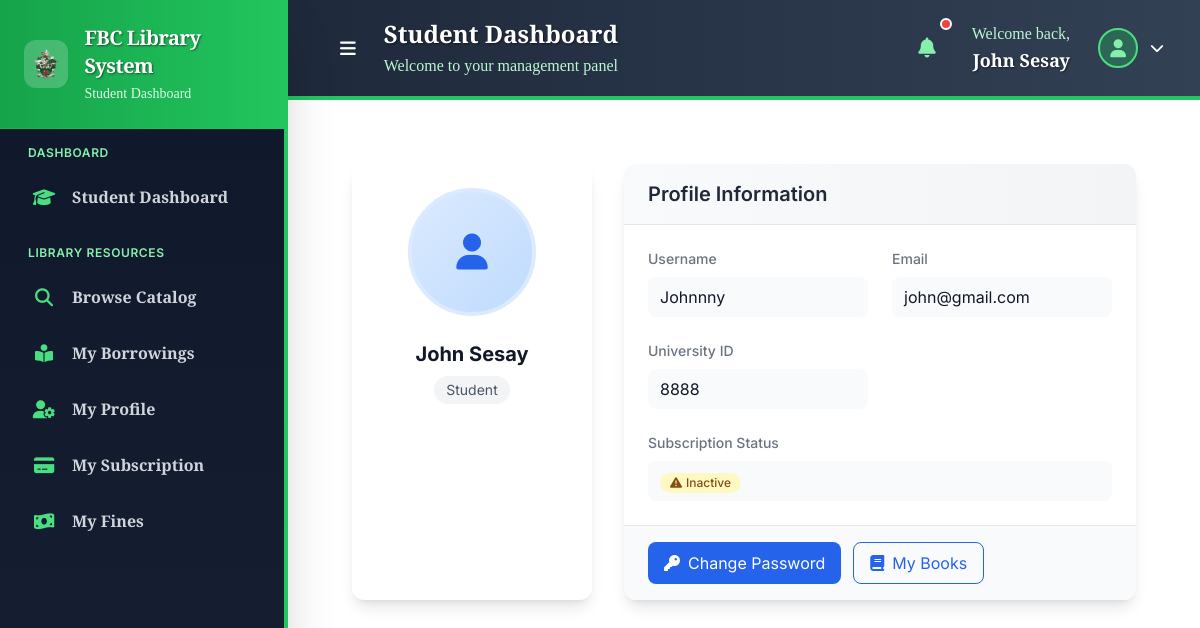
/users/profile/ (signed in), run on the app's committed database.
### fbc_users/system_settings.py (models this page shows, shortened)
class SystemSettings(models.Model):
    system_name = models.CharField(max_length=100, default="FBC Library System", help_text="Name of the library system")
    primary_color = models.CharField(max_length=7, default="#00843D", help_text="Hex code for FBC Green or chosen primary color.")
    sidebar_color = models.CharField(max_length=7, default="#28a745", help_text="Color for the sidebar navigation")
    header_color = models.CharField(max_length=7, default="#343a40", help_text="Color for the header navigation")
    footer_color = models.CharField(max_length=7, default="#6c757d", help_text="Color for the footer section")
    favicon = models.ImageField(upload_to='system/', null=True, blank=True, help_text="Site favicon (small icon)")
    logo = models.ImageField(upload_to='system/', null=True, blank=True, help_text="System logo for sidebar and header")
    updated_at = models.DateTimeField(auto_now=True)
    @classmethod
    def get_settings(cls):
        settings = cls.objects.first()
        if not settings:
            settings = cls.objects.create()
        return settings

### fbc_users/models.py (models this page shows, shortened)
class CustomUser(AbstractUser):
    USER_TYPE_CHOICES = (
        ('student', 'Student'),
        ('lecturer', 'Lecturer'),
        ('staff', 'Staff'),
        ('admin', 'Admin'),
    )
    user_type = models.CharField(max_length=10, choices=USER_TYPE_CHOICES)
    university_id = models.CharField(max_length=20, unique=True, null=True, blank=True)
    phone_number = models.CharField(max_length=15, blank=True)
    profile_image = models.ImageField(upload_to='profile_pics/', null=True, blank=True)
    is_suspended = models.BooleanField(default=False)
    is_subscription_active = models.BooleanField(default=False)
    subscription_end_date = models.DateTimeField(null=True, blank=True)
    last_activity = models.DateTimeField(auto_now=True)
    last_library_entry = models.DateTimeField(null=True, blank=True)
    total_library_visits = models.IntegerField(default=0)
    class Meta:
        verbose_name = "User"
        verbose_name_plural = "Users"
        permissions = [
            ("can_suspend_users", "Can suspend users"),
            ("can_manage_ebooks", "Can manage e-books"),
            ("can_view_reports", "Can view reports"),
            ("can_manage_payments", "Can manage payments"),
            ("can_view_attendance", "Can view attendance logs"),
        ]

### fbc_users/views.py (the view)
# urls.py: path('profile/', views.user_profile, name='profile'),
@login_required
def user_profile(request):
    context = {
        'user': request.user,
        'title': 'My Profile',
        'active_tab': 'profile'
    }
    return render(request, 'users/profile.html', context)

### templates/users/profile.html (shortened to what this page needs)
{% extends 'dashboard/user_base.html' %}
{% load static %}
{% block content %}
<div class="max-w-7xl mx-auto px-4 sm:px-6 lg:px-8 py-8">
    <div class="grid grid-cols-1 lg:grid-cols-3 gap-8">
        <div class="bg-white rounded-xl shadow-lg overflow-hidden">
            <div class="p-6 text-center">
                <div class="mb-6">
                    {% if user.profile_image %}
                        <img src="{{ user.profile_image.url }}" alt="Profile Picture" class="w-32 h-32 rounded-full mx-auto object-cover border-4 border-blue-100">
                    {% else %}
                        <div class="w-32 h-32 bg-gradient-to-br from-blue-100 to-blue-200 rounded-full mx-auto flex items-center justify-center border-4 border-blue-100">
                            <i class="fas fa-user text-4xl text-blue-600"></i>
                        </div>
                    {% endif %}
                </div>
                <h3 class="text-xl font-bold text-gray-900 mb-2">{{ user.get_full_name }}</h3>
                <p class="text-gray-600 bg-gray-100 px-3 py-1 rounded-full text-sm inline-block">{{ user.get_user_type_display }}</p>
            </div>
        </div>
        <div class="lg:col-span-2 bg-white rounded-xl shadow-lg overflow-hidden">
            <div class="bg-gradient-to-r from-gray-50 to-gray-100 px-6 py-4 border-b border-gray-200">
                <h2 class="text-xl font-semibold text-gray-800">Profile Information</h2>
            </div>
            <div class="p-6 space-y-6">
                <div class="grid grid-cols-1 md:grid-cols-2 gap-6">
                    <div>
                        <label class="block text-sm font-medium text-gray-500 mb-2">Username</label>
                        <p class="text-gray-900 bg-gray-50 px-3 py-2 rounded-lg">{{ user.username }}</p>
                    </div>
                    <div>
                        <label class="block text-sm font-medium text-gray-500 mb-2">Email</label>
                        <p class="text-gray-900 bg-gray-50 px-3 py-2 rounded-lg">{{ user.email }}</p>
                    </div>
                    {% if user.university_id %}
                    <div>
                        <label class="block text-sm font-medium text-gray-500 mb-2">University ID</label>
                        <p class="text-gray-900 bg-gray-50 px-3 py-2 rounded-lg">{{ user.university_id }}</p>
                    </div>
                    {% endif %}
                    {% if user.user_type == 'student' %}
                    <div class="md:col-span-2">
                        <label class="block text-sm font-medium text-gray-500 mb-2">Subscription Status</label>
                        <div class="bg-gray-50 px-3 py-2 rounded-lg">
                            {% if user.is_subscription_active %}
                                <span class="inline-flex items-center px-2.5 py-0.5 rounded-full text-xs font-medium bg-green-100 text-green-800">
                                    <i class="fas fa-check-circle mr-1"></i>
                                    Active
                                </span>
                                {% if user.subscription_end_date %}
                                    <span class="text-gray-600 ml-2">(Until {{ user.subscription_end_date|date:"F d, Y" }})</span>
                                {% endif %}
                            {% else %}
                                <span class="inline-flex items-center px-2.5 py-0.5 rounded-full text-xs font-medium bg-yellow-100 text-yellow-800">
                                    <i class="fas fa-exclamation-triangle mr-1"></i>
                                    Inactive
                                </span>
                            {% endif %}
                        </div>
                    </div>
                    {% endif %}
                </div>
            </div>
            <div class="bg-gray-50 px-6 py-4 border-t border-gray-200 flex flex-wrap gap-3">
                <a href="{% url 'fbc_users:change_password' %}" class="bg-blue-600 hover:bg-blue-700 text-white px-4 py-2 rounded-lg transition-colors duration-200 flex items-center space-x-2">
                    <i class="fas fa-key"></i>
                    <span>Change Password</span>
                </a>
                <a href="{% url 'fbc_books:my_books' %}" class="border border-blue-600 text-blue-600 hover:bg-blue-50 px-4 py-2 rounded-lg transition-colors duration-200 flex items-center space-x-2">
                    <i class="fas fa-book"></i>
                    <span>My Books</span>
                </a>
            </div>
        </div>
    </div>
</div>
{% endblock %}

### templates/admin/includes/sidebar.html (shortened to what this page needs)
{% load admin_tags %}
<div class="p-6 border-b border-fbc-green-500 border-opacity-30 bg-gradient-to-r from-fbc-green-600 to-fbc-green-500">
    <a href="{% url 'fbc_users:admin_dashboard' %}"
       class="flex items-center text-white hover:text-fbc-green-100 transition-colors duration-300 group">
        <div class="flex items-center justify-center w-12 h-12 rounded-xl bg-white bg-opacity-20 group-hover:bg-opacity-30 transition-all duration-300 mr-4 animate-glow">
            {% if system_logo %}
            <img src="{{ system_logo }}" alt="{{ system_name }}" class="h-8 w-auto">
            {% else %}
            <i class="fas fa-university text-xl text-white"></i>
            {% endif %}
        </div>
        <div>
            <h1 class="text-xl font-serif font-bold tracking-tight text-contrast">{{ system_name|default:"FBC Library" }}</h1>
            <p class="text-sm text-fbc-green-100 mt-1 font-body">
                {% if user.user_type == 'admin' %}
                    Administrative Dashboard
                {% elif user.user_type == 'staff' %}
                    Staff Dashboard
                {% elif user.user_type == 'lecturer' %}
                    Lecturer Dashboard
                {% elif user.user_type == 'student' %}
                    Student Dashboard
                {% endif %}
            </p>
        </div>
    </a>
</div>
<div class="p-4 space-y-6">
    <div class="space-y-2">
        <h3 class="text-xs font-sans font-semibold text-fbc-green-300 uppercase tracking-wider px-3 mb-3">Dashboard</h3>
        {% if user.user_type == 'admin' %}
            <a href="{% url 'fbc_users:admin_dashboard' %}"
               class="flex items-center px-4 py-3 text-gray-300 hover:text-white hover:bg-fbc-green-600 hover:bg-opacity-30 rounded-lg transition-all duration-300 group {% if request.resolver_match.url_name == 'admin_dashboard' %}nav-active{% endif %}">
                <div class="flex items-center justify-center w-6 h-6 mr-4">
                    <i class="fas fa-crown text-lg text-fbc-green-400 group-hover:text-fbc-green-300"></i>
                </div>
                <span class="font-body font-semibold text-base">Administrative Overview</span>
                <div class="ml-auto w-2 h-2 bg-fbc-green-400 rounded-full opacity-0 group-hover:opacity-100 transition-opacity duration-300 animate-pulse"></div>
            </a>
        {% elif user.user_type == 'student' %}
            <a href="{% url 'fbc_users:student_dashboard' %}"
               class="flex items-center px-4 py-3 text-gray-300 hover:text-white hover:bg-fbc-green-600 hover:bg-opacity-30 rounded-lg transition-all duration-300 group {% if request.resolver_match.url_name == 'student_dashboard' %}nav-active{% endif %}">
                <div class="flex items-center justify-center w-6 h-6 mr-4">
                    <i class="fas fa-graduation-cap text-lg text-fbc-green-400 group-hover:text-fbc-green-300"></i>
                </div>
                <span class="font-body font-semibold text-base">Student Dashboard</span>
            </a>
        {% endif %}
    </div>
    {% if user.user_type in 'student,lecturer' %}
    <div class="space-y-2">
        <h3 class="text-xs font-sans font-semibold text-fbc-green-300 uppercase tracking-wider px-3 mb-3">Library Resources</h3>
        <a href="{% url 'fbc_books:book_list' %}"
           class="flex items-center px-4 py-3 text-gray-300 hover:text-white hover:bg-fbc-green-600 hover:bg-opacity-30 rounded-lg transition-all duration-300 group">
            <div class="flex items-center justify-center w-6 h-6 mr-4">
                <i class="fas fa-search text-lg text-fbc-green-400 group-hover:text-fbc-green-300"></i>
            </div>
            <span class="font-body font-semibold text-base">Browse Catalog</span>
        </a>
        <a href="{% url 'fbc_books:my_books' %}"
           class="flex items-center px-4 py-3 text-gray-300 hover:text-white hover:bg-fbc-green-600 hover:bg-opacity-30 rounded-lg transition-all duration-300 group">
            <div class="flex items-center justify-center w-6 h-6 mr-4">
                <i class="fas fa-book-reader text-lg text-fbc-green-400 group-hover:text-fbc-green-300"></i>
            </div>
            <span class="font-body font-semibold text-base">My Borrowings</span>
        </a>
        <a href="{% url 'fbc_users:profile' %}"
           class="flex items-center px-4 py-3 text-gray-300 hover:text-white hover:bg-fbc-green-600 hover:bg-opacity-30 rounded-lg transition-all duration-300 group">
            <div class="flex items-center justify-center w-6 h-6 mr-4">
                <i class="fas fa-user-cog text-lg text-fbc-green-400 group-hover:text-fbc-green-300"></i>
            </div>
            <span class="font-body font-semibold text-base">My Profile</span>
        </a>
        {% if user.user_type == 'student' %}
        <a href="{% url 'fbc_users:my_subscription' %}"
           class="flex items-center px-4 py-3 text-gray-300 hover:text-white hover:bg-fbc-green-600 hover:bg-opacity-30 rounded-lg transition-all duration-300 group">
            <div class="flex items-center justify-center w-6 h-6 mr-4">
                <i class="fas fa-credit-card text-lg text-fbc-green-400 group-hover:text-fbc-green-300"></i>
            </div>
            <span class="font-body font-semibold text-base">My Subscription</span>
        </a>
        {% endif %}
        <a href="{% url 'fbc_fines:my_fines' %}"
           class="flex items-center px-4 py-3 text-gray-300 hover:text-white hover:bg-fbc-green-600 hover:bg-opacity-30 rounded-lg transition-all duration-300 group">
            <div class="flex items-center justify-center w-6 h-6 mr-4">
                <i class="fas fa-money-bill-wave text-lg text-fbc-green-400 group-hover:text-fbc-green-300"></i>
            </div>
            <span class="font-body font-semibold text-base">My Fines</span>
        </a>
    </div>
    {% endif %}
</div>

### templates/admin/includes/top_nav.html (shortened to what this page needs)
<header class="shadow-xl border-b-4 border-fbc-green-500 bg-gradient-to-r from-fbc-navy-800 to-fbc-navy-700" id="header">
    <div class="flex items-center justify-between px-6 py-4">
        <div class="flex items-center space-x-4">
            <button class="hidden lg:block p-3 rounded-xl text-white hover:bg-fbc-green-600 hover:bg-opacity-30 transition-all duration-300 sidebar-toggle">
                <i class="fas fa-bars text-lg"></i>
            </button>
            <div class="ml-4">
                <h1 class="text-2xl font-serif font-bold text-white text-contrast">{% block page_title %}
                    {% if user.user_type == 'admin' %}
                        Administrative Dashboard
                    {% elif user.user_type == 'staff' %}
                        Staff Dashboard
                    {% elif user.user_type == 'lecturer' %}
                        Lecturer Dashboard
                    {% elif user.user_type == 'student' %}
                        Student Dashboard
                    {% else %}
                        Library Dashboard
                    {% endif %}
                {% endblock %}</h1>
                <p class="text-base text-fbc-green-200 mt-1 font-body">Welcome to your management panel</p>
            </div>
        </div>
        <div class="flex items-center space-x-6">
            <div class="relative">
                <button class="relative p-3 rounded-xl text-white hover:bg-fbc-green-600 hover:bg-opacity-30 transition-all duration-300">
                    <i class="fas fa-bell text-xl text-fbc-green-300"></i>
                    <span class="absolute -top-1 -right-1 w-3 h-3 bg-red-500 rounded-full animate-pulse border-2 border-white"></span>
                </button>
            </div>
            <div class="flex items-center space-x-4">
                <div class="text-right hidden sm:block">
                    <p class="text-fbc-green-200 text-base font-body">Welcome back,</p>
                    <p class="text-white font-serif font-semibold text-lg text-contrast">{{ user.get_full_name|default:user.username }}</p>
                </div>
                <div class="relative" x-data="{ open: false }">
                    <button @click="open = !open" @click.away="open = false"
                            class="flex items-center space-x-3 p-3 rounded-xl text-white hover:bg-fbc-green-600 hover:bg-opacity-30 transition-all duration-300">
                        <div class="w-10 h-10 bg-fbc-green-500 bg-opacity-30 rounded-full flex items-center justify-center border-2 border-fbc-green-400">
                            <i class="fas fa-user text-lg text-fbc-green-300"></i>
                        </div>
                        <i class="fas fa-chevron-down text-sm transition-transform duration-300"
                           :class="{ 'rotate-180': open }"></i>
                    </button>
                </div>
            </div>
        </div>
    </div>
</header>

### data on the page
SystemSettings: system_name "FBC Library System"
CustomUser: get_full_name "John Sesay", user_type "Student", username "Johnnny", email "john@gmail.com", university_id "8888"
